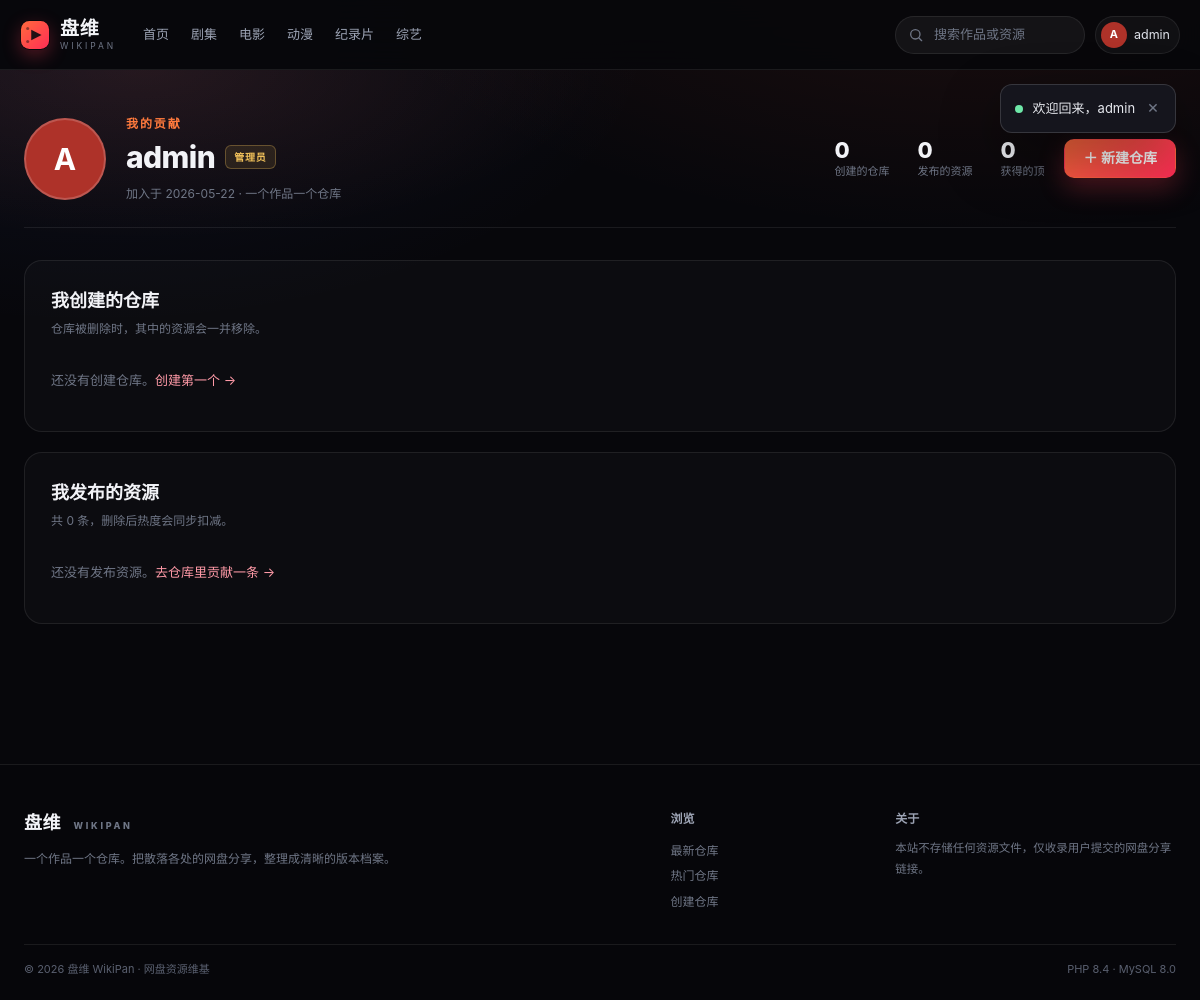
The page /me (signed in) on the database its author committed.
### tables this page shows
CREATE TABLE IF NOT EXISTS categories (
  id         INT UNSIGNED AUTO_INCREMENT PRIMARY KEY,
  slug       VARCHAR(32) NOT NULL,
  name       VARCHAR(32) NOT NULL,
  sort_order SMALLINT NOT NULL DEFAULT 0,
  UNIQUE KEY uk_slug (slug)
);

CREATE TABLE IF NOT EXISTS users (
  id            INT UNSIGNED AUTO_INCREMENT PRIMARY KEY,
  username      VARCHAR(32)  NOT NULL,
  email         VARCHAR(190) DEFAULT NULL,
  password_hash VARCHAR(255) NOT NULL,
  role          ENUM('user','admin') NOT NULL DEFAULT 'user',
  avatar_hue    SMALLINT UNSIGNED NOT NULL DEFAULT 210,
  created_at    DATETIME NOT NULL DEFAULT CURRENT_TIMESTAMP,
  UNIQUE KEY uk_username (username),
  UNIQUE KEY uk_email (email)
);

### app/helpers.php (called while the page is built, shortened)
<?php
function e(mixed $value): string
{
    return htmlspecialchars((string) $value, ENT_QUOTES | ENT_SUBSTITUTE, 'UTF-8');
}
function render_view(string $view, array $data = []): string
{
    extract($data, EXTR_SKIP);
    require APP_PATH . '/views/' . $view . '.php';
    return (string) ob_get_clean();
}
function view(string $view, array $data = [], array $meta = []): void
{
    $content = render_view($view, $data);
    require APP_PATH . '/views/layout.php';
}
function first_char(string $name): string
{
    return mb_strtoupper(mb_substr(trim($name) !== '' ? $name : '?', 0, 1));
}
function avatar_color(int|string $hue): string
{
    $hue = ((int) $hue) % 360;
    return "hsl({$hue} 62% 42%)";
}
function categories(): array
{
    static $cache = null;
    return $cache ??= all('SELECT * FROM categories ORDER BY sort_order, id');
}
function avatar_style(int|string $hue): string
{
    return 'background:' . avatar_color($hue);
}

### app/pages.php (called while the page is built, shortened)
<?php
function page_me(): void
{
    $user = require_login();
    $myRepos = all(
        REPO_SELECT . ' WHERE r.created_by = ? ORDER BY r.created_at DESC',
        [(int) $user['id']]
    );
    $myResources = all(
        "SELECT res.*, r.title AS repo_title, r.slug AS repo_slug, r.id AS repo_id
           FROM resources res
           JOIN repositories r ON r.id = res.repository_id
          WHERE res.publisher_id = ?
          ORDER BY res.created_at DESC",
        [(int) $user['id']]
    );
    $votesReceived = (int) scalar(
        'SELECT COALESCE(SUM(votes), 0) FROM resources WHERE publisher_id = ?',
        [(int) $user['id']]
    );
    view('me', compact('user', 'myRepos', 'myResources', 'votesReceived'), [
        'title'      => '我的贡献 · 盘维',
        'nav'        => 'me',
        'body_class' => 'is-list',
    ]);
}

### app/db.php (called while the page is built, shortened)
<?php
function db(): PDO
{
    static $pdo = null;
    if ($pdo instanceof PDO) {
        return $pdo;
    }
    $host = getenv('DB_HOST') ?: '127.0.0.1';
    $port = getenv('DB_PORT') ?: '3306';
    $name = getenv('DB_NAME') ?: 'wikipan';
    $user = getenv('DB_USER') ?: 'wikipan';
    $pass = getenv('DB_PASS') ?: 'wikipan123';
    $dsn = sprintf('mysql:host=%s;port=%s;dbname=%s;charset=utf8mb4', $host, $port, $name);
    try {
        $pdo = new PDO($dsn, $user, $pass, [
            PDO::ATTR_ERRMODE            => PDO::ERRMODE_EXCEPTION,
            PDO::ATTR_DEFAULT_FETCH_MODE => PDO::FETCH_ASSOC,
            PDO::ATTR_EMULATE_PREPARES   => false,
        ]);
    } catch (PDOException $e) {
        http_response_code(500);
        header('Content-Type: text/html; charset=utf-8');
        echo '<!doctype html><meta charset="utf-8"><body style="background:#0b0b10;color:#eee;font-family:sans-serif;padding:48px">'
            . '<h2>数据库连接失败</h2><p style="color:#999">请确认 MySQL 容器已启动（docker compose ps）。</p><pre style="color:#f66">'
            . htmlspecialchars($e->getMessage(), ENT_QUOTES, 'UTF-8') . '</pre></body>';
        exit;
    }
    return $pdo;
}
function q(string $sql, array $params = []): PDOStatement
{
    $stmt = db()->prepare($sql);
    $stmt->execute($params);
    return $stmt;
}
function all(string $sql, array $params = []): array
{
    return q($sql, $params)->fetchAll();
}
function one(string $sql, array $params = []): ?array
{
    $row = q($sql, $params)->fetch();
    return $row === false ? null : $row;
}
function scalar(string $sql, array $params = []): mixed
{
    $value = q($sql, $params)->fetchColumn();
    return $value === false ? null : $value;
}

### app/auth.php (called while the page is built, shortened)
<?php
function current_user(): ?array
{
    static $loaded = false;
    static $user = null;
    if ($loaded) {
        return $user;
    }
    $loaded = true;
    $user = one('SELECT * FROM users WHERE id = ?', [(int) $_SESSION['uid']]);
    return $user;
}
function require_login(): array
{
    $user = current_user();
    if ($user !== null) {
        return $user;
    }
}

### app/views/me.php (the view, shortened to what this page needs)
<section class="profile-hero">
    <div class="container profile-head">
        <span class="avatar avatar-xl" style="<?= e(avatar_style($user['avatar_hue'])) ?>"><?= e(first_char($user['username'])) ?></span>
        <div class="profile-main">
            <p class="eyebrow">我的贡献</p>
            <h1><?= e($user['username']) ?><?php if ($user['role'] === 'admin'): ?> <span class="role-badge">管理员</span><?php endif; ?></h1>
            <p class="profile-sub">加入于 <?= e(date('Y-m-d', strtotime($user['created_at']))) ?> · 一个作品一个仓库</p>
        </div>
        <div class="profile-stats">
            <div><strong><?= count($myRepos) ?></strong><span>创建的仓库</span></div>
            <div><strong><?= count($myResources) ?></strong><span>发布的资源</span></div>
            <div><strong><?= (int) $votesReceived ?></strong><span>获得的顶</span></div>
        </div>
        <a class="btn btn-primary" href="/create">＋ 新建仓库</a>
    </div>
</section>
<div class="container page-body">
    <div class="panel">
        <div class="panel-head">
            <div>
                <h2>我创建的仓库</h2>
                <p>仓库被删除时，其中的资源会一并移除。</p>
            </div>
        </div>
        <?php if ($myRepos): ?>
            <div class="manage-list">
                <?php foreach ($myRepos as $repo): ?>
                    <div class="manage-row">
                        <div class="manage-thumb<?= empty($repo['poster']) ? ' no-poster' : '' ?>"<?php if (!empty($repo['poster'])): ?> style="background-image:url('<?= e($repo['poster']) ?>')"<?php endif; ?>></div>
                        <div class="manage-main">
                            <a href="<?= e(repo_url($repo)) ?>"><?= e($repo['title']) ?></a>
                            <span><?= e($repo['category_name']) ?> · <?= (int) $repo['resource_count'] ?> 个资源 · 热度 <?= e(heat_text($repo['heat'])) ?> · <?= e(time_ago($repo['created_at'])) ?>创建</span>
                        </div>
                        <a class="btn-mini btn-mini-ghost" href="<?= e(repo_url($repo)) ?>">查看</a>
                        <form method="post" action="/repo/<?= (int) $repo['id'] ?>/delete" data-confirm="确定删除仓库「<?= e($repo['title']) ?>」及其全部资源？">
                            <?= csrf_field() ?>
                            <button class="btn-mini btn-mini-danger" type="submit">删除</button>
                        </form>
                    </div>
                <?php endforeach; ?>
            </div>
        <?php else: ?>
            <p class="panel-empty">还没有创建仓库。<a href="/create">创建第一个 →</a></p>
        <?php endif; ?>
    </div>
    <div class="panel">
        <div class="panel-head">
            <div>
                <h2>我发布的资源</h2>
                <p>共 <?= count($myResources) ?> 条，删除后热度会同步扣减。</p>
            </div>
        </div>
        <?php if ($myResources): ?>
            <div class="table-wrap">
                <table class="res-table compact">
                    <thead>
                    <tr>
                        <th>画质</th>
                        <th>资源</th>
                        <th>所属仓库</th>
                        <th>网盘</th>
                        <th>热度</th>
                        <th>时间</th>
                        <th></th>
                    </tr>
                    </thead>
                    <tbody>
                    <?php foreach ($myResources as $res): ?>
                        <tr>
                            <td><span class="qtag <?= e(quality_class($res['quality'])) ?>"><?= e($res['quality']) ?></span></td>
                            <td class="cell-title"><div class="res-title"><?= e($res['title']) ?></div></td>
                            <td><a class="text-link" href="/repo/<?= (int) $res['repo_id'] ?>-<?= rawurlencode($res['repo_slug']) ?>"><?= e($res['repo_title']) ?></a></td>
                            <td><span class="disk-pill disk-<?= e($res['netdisk']) ?>"><?= e(netdisk_meta($res['netdisk'])['short']) ?></span></td>
                            <td class="cell-num"><?= (int) $res['votes'] ?></td>
                            <td class="cell-time"><?= e(time_ago($res['created_at'])) ?></td>
                            <td>
                                <form method="post" action="/resource/<?= (int) $res['id'] ?>/delete" data-confirm="确定删除这条资源？">
                                    <?= csrf_field() ?>
                                    <button class="btn-mini btn-mini-danger" type="submit">删除</button>
                                </form>
                            </td>
                        </tr>
                    <?php endforeach; ?>
                    </tbody>
                </table>
            </div>
        <?php else: ?>
            <p class="panel-empty">还没有发布资源。<a href="/browse">去仓库里贡献一条 →</a></p>
        <?php endif; ?>
    </div>
</div>

### app/views/partials/header.php (shortened to what this page needs)
<?php
$user = current_user();
$navCategories = categories();
?>
<header class="site-header" id="siteHeader">
    <div class="header-inner">
        <a class="brand" href="/" aria-label="盘维首页">
            <span class="brand-text">
                <strong>盘维</strong>
                <em>WIKIPAN</em>
            </span>
        </a>
        <nav class="main-nav" aria-label="分类导航">
            <a href="/" class="<?= $nav === 'home' ? 'is-active' : '' ?>">首页</a>
            <?php foreach ($navCategories as $category): ?>
                <a href="/browse?cat=<?= e($category['slug']) ?>"
                   class="<?= $nav === $category['slug'] ? 'is-active' : '' ?>"><?= e($category['name']) ?></a>
            <?php endforeach; ?>
        </nav>
        <div class="header-actions">
            <form class="search-box" action="/search" method="get" role="search">
                <svg viewBox="0 0 24 24" aria-hidden="true">
                    <circle cx="11" cy="11" r="7" fill="none" stroke="currentColor" stroke-width="2"/>
                    <path d="m16.5 16.5 4 4" stroke="currentColor" stroke-width="2" stroke-linecap="round"/>
                </svg>
                <input type="search" name="q" value="<?= e($_GET['q'] ?? '') ?>" placeholder="搜索作品或资源" aria-label="搜索作品或资源">
            </form>
            <?php if ($user): ?>
                <details class="user-menu">
                    <summary>
                        <span class="avatar avatar-sm" style="<?= e(avatar_style($user['avatar_hue'])) ?>"><?= e(first_char($user['username'])) ?></span>
                        <span class="user-name"><?= e($user['username']) ?></span>
                    </summary>
                </details>
            <?php else: ?>
                <a class="btn btn-ghost btn-sm" href="/login">登录</a>
                <a class="btn btn-primary btn-sm" href="/register">注册</a>
            <?php endif; ?>
        </div>
    </div>
</header>

### rows shown on the page
categories: name "剧集"
categories: name "电影"
categories: name "动漫"
categories: name "纪录片"
categories: name "综艺"
users: username "A", username "admin", created_at "2026-05-22"

### other values the page prints
$flash['message'] "欢迎回来，admin"
count($myRepos) "0"
count($myResources) "0"
$votesReceived "0"
PHP_MAJOR_VERSION "8"
PHP_MINOR_VERSION "4"
